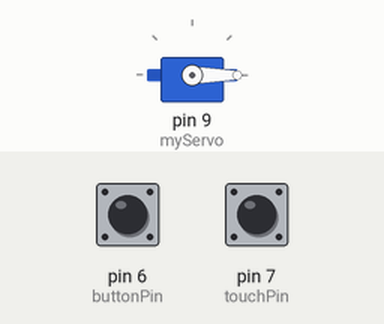
Recording of a sketch running on a simulated Arduino Uno, built with avr-gcc and run on an emulated ATmega328P. On the bench: servo. The inputs (shaded band) are chosen by the test bench; at power-on: pin 7 (touchPin) LOW, pin 6 (buttonPin) HIGH.

Above: at 1.2 s.
1.3 s: pin 7 (touchPin) pulled HIGH for 0.15 s
At 2.1 s:
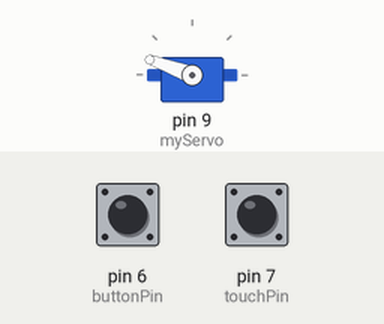
2.9 s: pin 7 (touchPin) pulled HIGH for 1 s
At 4.1 s:
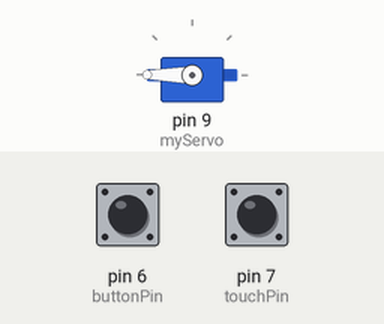
Timing chart, 0 to 5.9 s (numbered marks = the images above; inputs shaded):
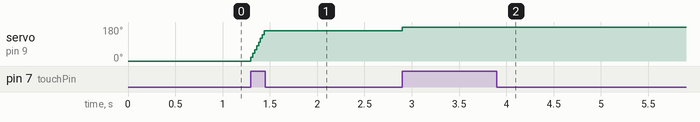

The sketch:

Touch_based_Servo.ino
```cpp
#include <Servo.h>

Servo myServo;

const int touchPin = 7;
const int buttonPin = 6;

int pos = 0;       // current angle
int stepVal = 20;    // movement speed
bool direction = false;   // false = increasing angle, true = decreasing angle

void setup() {
  myServo.attach(9);
  pinMode(touchPin, INPUT);
  pinMode(buttonPin, INPUT_PULLUP);
  myServo.write(pos);
}

void loop() {

  // Check if button is pressed
  if (digitalRead(buttonPin) == LOW) {
    direction = !direction;
    delay(200);  // debounce
  }

  // If touch sensor is active, keep moving
  if (digitalRead(touchPin) == HIGH) {

    if (direction == false) {
      pos += stepVal;     // move forward
    }
    else {
      pos -= stepVal;     // move backward
    }

    // Keep within 0-180 range
    if (pos > 180) pos = 180;
    if (pos < 0)   pos = 0;

    myServo.write(pos);
    delay(20);
  }
}
```

Measured:
- after the input at 1.3 s, servo on pin 9 (myServo): 0° → 160° at once
- after the input at 2.9 s, servo on pin 9 (myServo): 160° → 180° at once
